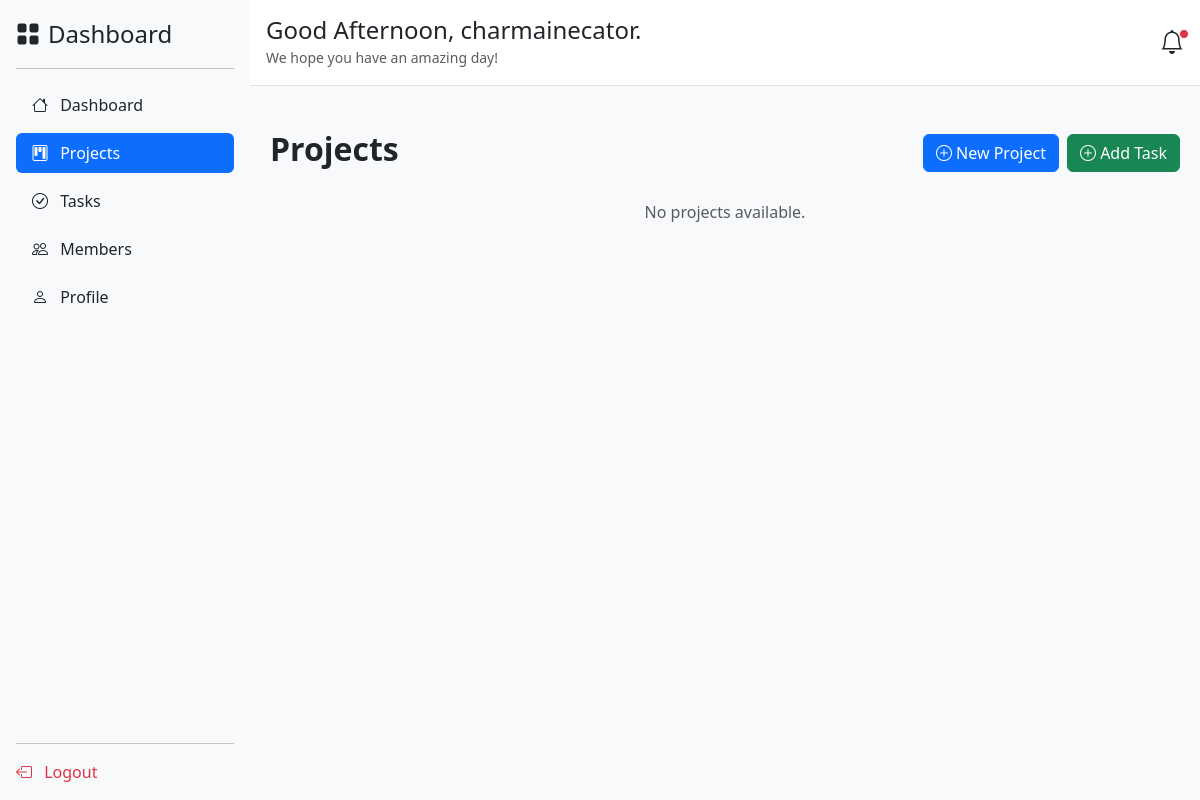
Before: /projects/ (signed in) with the older database file.
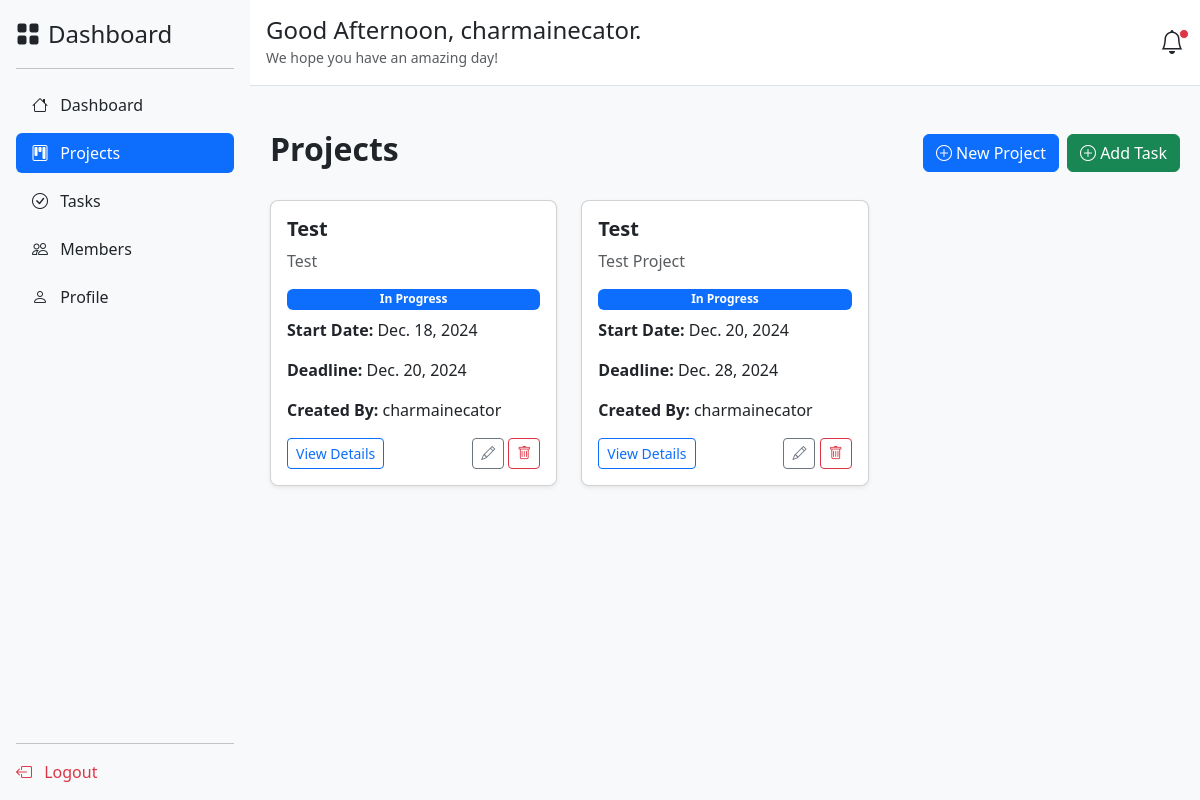
After: the same page with the newer database file.
### app/models.py (models this page shows, shortened)
class Project(models.Model):
    name = models.CharField(max_length=255)
    description = models.TextField()
    start_date = models.DateField()
    deadline = models.DateField()
    status = models.CharField(
        max_length=20,
        choices=[
            ('In Progress', 'In Progress'),
            ('Completed', 'Completed'),
            ('On Hold', 'On Hold'),
        ],
        default='In Progress'
    )
    created_by = models.ForeignKey(User, on_delete=models.CASCADE, related_name="created_projects")
    team_members = models.ManyToManyField(TeamMember, related_name="projects")
    date_created = models.DateTimeField(auto_now_add=True)

### app/views.py (the view)
# urls.py: path('projects/', views.projects, name='projects'),
@login_required
def projects(request):
    try:
        if request.method == "POST":
            create_project(request.POST, request.user)
            messages.success(request, "Project created successfully!")
            return redirect('projects')
        team_members = TeamMember.objects.all()
        all_projects = get_projects()
        return render(request, 'app/projects.html', {
            'team_members': team_members,
            'all_projects': all_projects
        })
    except Exception as e:
        messages.error(request, f"An error occurred: {e}")
        return redirect('dashboard')

### app/project_crud.py (called while the page is built)
def get_projects():
    return Project.objects.all()

### app/templates/app/projects.html (shortened to what this page needs)
<!DOCTYPE html>
<html lang="en">
<head>
    <link href="https://cdn.jsdelivr.net/npm/bootstrap@5.3.3/dist/css/bootstrap.min.css" rel="stylesheet">
    <link href="https://cdn.jsdelivr.net/npm/bootstrap-icons@1.10.5/font/bootstrap-icons.css" rel="stylesheet">
</head>
<body>
    <div class="d-flex">
        {% include 'app/sidebar.html' %}
        <div class="flex-grow-1">
            {% include 'app/header.html' %}
            <div class="container mt-4 content-container">
                <div class="d-flex justify-content-between align-items-center mb-4">
                    <h2 class="fw-bold">Projects</h2>
                    <div class="d-flex gap-2">
                        <button class="btn btn-primary" data-bs-toggle="modal" data-bs-target="#newProjectModal">
                            <i class="bi bi-plus-circle"></i> New Project
                        </button>
                        <button class="btn btn-success" data-bs-toggle="modal" data-bs-target="#addTaskModal">
                            <i class="bi bi-plus-circle"></i> Add Task
                        </button>
                    </div>
                </div>
                <div class="row">
                    {% for project in all_projects %}
                    <div class="col-md-4 mb-4">
                        <div class="card project-card p-3 shadow-sm">
                            <h5 class="card-title fw-bold">{{ project.name }}</h5>
                            <p class="card-text text-muted">{{ project.description }}</p>
                            <span class="badge bg-primary mb-2">{{ project.status }}</span>
                            <p><strong>Start Date:</strong> {{ project.start_date }}</p>
                            <p><strong>Deadline:</strong> {{ project.deadline }}</p>
                            <p><strong>Created By:</strong> {{ project.created_by.username }}</p>
                            <div class="d-flex justify-content-between">
                                <button class="btn btn-sm btn-outline-primary"
                                        data-bs-toggle="modal"
                                        data-bs-target="#projectDetailsModal"
                                        data-project-id="{{ project.id }}">
                                    View Details
                                </button>
                                <div>
                                    <button class="btn btn-sm btn-outline-secondary"><i class="bi bi-pencil"></i></button>
                                    <button class="btn btn-sm btn-outline-danger"><i class="bi bi-trash"></i></button>
                                </div>
                            </div>
                        </div>
                    </div>
                    {% empty %}
                    <p class="text-center text-muted">No projects available.</p>
                    {% endfor %}
                </div>
            </div>
        </div>
    </div>
</body>
</html>

### app/templates/app/sidebar.html
<div class="d-flex flex-column flex-shrink-0 p-3 bg-light" style="width: 250px; height: 100vh;">
    <a href="{% url 'dashboard' %}" class="d-flex align-items-center mb-3 mb-md-0 me-md-auto text-dark text-decoration-none">
        <span class="fs-4"><i class="bi bi-grid-fill me-2"></i>Dashboard</span>
    </a>
    <hr>
    <ul class="nav nav-pills flex-column mb-auto">
        <li class="nav-item mb-2">
            <a href="{% url 'dashboard' %}" class="nav-link {% if request.path == '/dashboard/' %}active bg-primary text-white{% else %}text-dark{% endif %}">
                <i class="bi bi-house me-2"></i> Dashboard
            </a>
        </li>
        <li class="nav-item mb-2">
            <a href="{% url 'projects' %}" class="nav-link {% if request.path == '/projects/' %}active bg-primary text-white{% else %}text-dark{% endif %}">
                <i class="bi bi-kanban me-2"></i> Projects
            </a>
        </li>
        <li class="nav-item mb-2">
            <a href="{% url 'tasks' %}" class="nav-link {% if request.path == '/tasks/' %}active bg-primary text-white{% else %}text-dark{% endif %}">
                <i class="bi bi-check-circle me-2"></i> Tasks
            </a>
        </li>
        <li class="nav-item mb-2">
            <a href="{% url 'members' %}" class="nav-link {% if request.path == '/members/' %}active bg-primary text-white{% else %}text-dark{% endif %}">
                <i class="bi bi-people me-2"></i> Members
            </a>
        </li>
        <li class="nav-item mb-2">
            <a href="{% url 'profile' %}" class="nav-link {% if request.path == '/profile/' %}active bg-primary text-white{% else %}text-dark{% endif %}">
                <i class="bi bi-person me-2"></i> Profile
            </a>
        </li>
    </ul>
    <hr>
    <div>
        <a href="{% url 'logout' %}" class="nav-link text-danger">
            <i class="bi bi-box-arrow-left me-2"></i> Logout
        </a>
    </div>
</div>

### app/templates/app/header.html (shortened to what this page needs)
<div class="d-flex justify-content-between align-items-center p-3 bg-white border-bottom">
    <div>
        <h4 class="mb-0">Good Afternoon, {{ user.username|default:"User" }}.</h4>
        <small class="text-muted">We hope you have an amazing day!</small>
    </div>
    <div>
        <a href="#" class="position-relative">
            <i class="bi bi-bell fs-4 text-dark"></i>
            <span class="position-absolute top-0 start-100 translate-middle p-1 bg-danger border border-light rounded-circle">
            </span>
        </a>
    </div>
</div>

### app/templates/app/projects.html (style rules this page uses)
body { background-color: #f8f9fa; }
.project-card { box-shadow: 0px 4px 8px rgba(0, 0, 0, 0.1); border-radius: 8px; overflow: hidden; }
.content-container { padding: 20px; }

Changed rows visible on the page:
added Project: name "Test", description "Test", status "In Progress", start_date "Dec. 18, 2024", deadline "Dec. 20, 2024", created_by.username "charmainecator"
added Project: name "Test", description "Test Project", status "In Progress", start_date "Dec. 20, 2024", deadline "Dec. 28, 2024", created_by.username "charmainecator"
Other visible differences:
text no longer shown: "No projects available."
